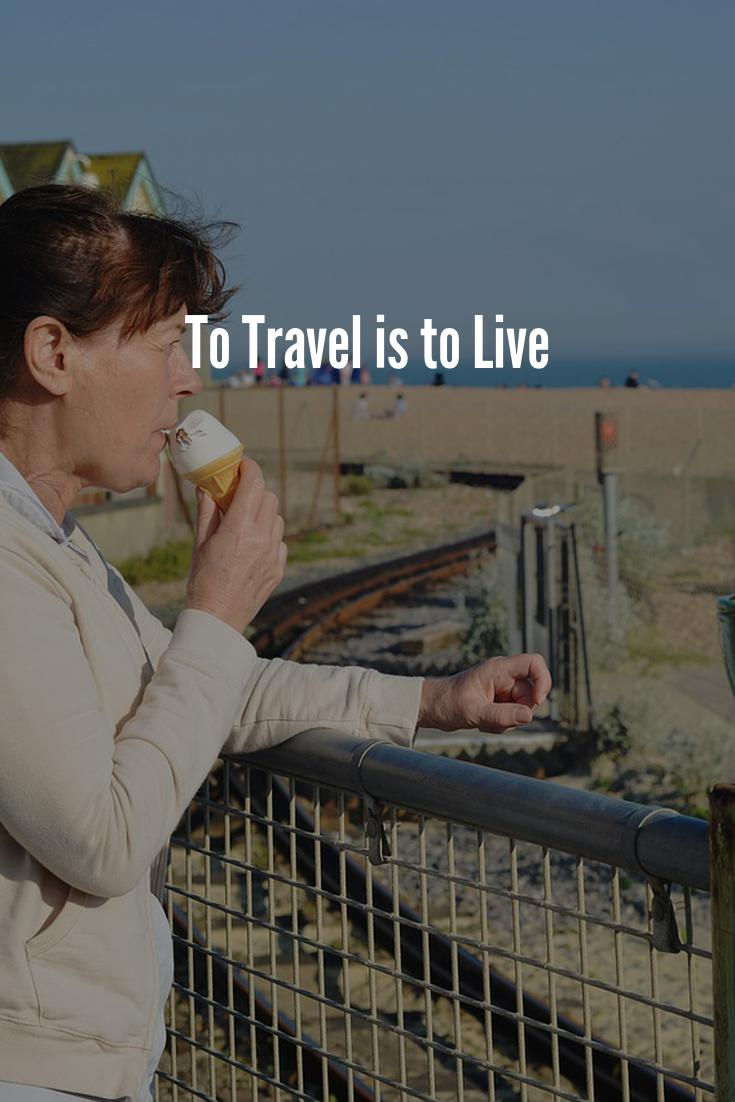
#> input picture pic/template_0.jpg, 735 x 1102 px; the run also reads 1 picture not shown here
$ python -i pixabay.py   (imports and definitions only)   (older library calls are emulated)
#> lines starting #> are read from the running program, lines starting #| are printed output that depends on the picture
import requests
from bs4 import BeautifulSoup
from PIL import Image
import imageio
import numpy as np
from PIL import ImageFont
from PIL import ImageDraw
import textwrap
import csv
import random


# [17 lines left out: function get_picture_link, not called in this run]


def edit_image(imageName,gradient_magnitude=0.5):
    # load image
#> called with imageName = 'pic/template_0.jpg', gradient_magnitude = 0.5
    im = Image.open(imageName)
#> im is the input picture: PIL image 735x1102 RGB; mean R, G, B 89.9, 90.5, 87.4
    if im.mode != 'RGBA':
        im = im.convert('RGBA')
#> im: PIL image 735x1102 RGBA
    width, height = im.size  # Get dimensions
#> width = 735; height = 1102
    # resize image if too small
    if(1102 > height):
     ratio = 1102.0/height
     width = width*ratio
     width = int(width)
     im = im.resize((int(width), 1102), Image.ANTIALIAS)

    left = (width - 735) / 2
#> left = 0
    top = 0
    right = (width + 735) / 2
#> right = 735
    bottom = 1102

    im = im.crop((left, top, right, bottom))

    # put black layer on image
    overlay_color = img_est_blackwhite(imageName)
#> in img_est_blackwhite, `f = imageio.imread(img, as_gray=True)`:
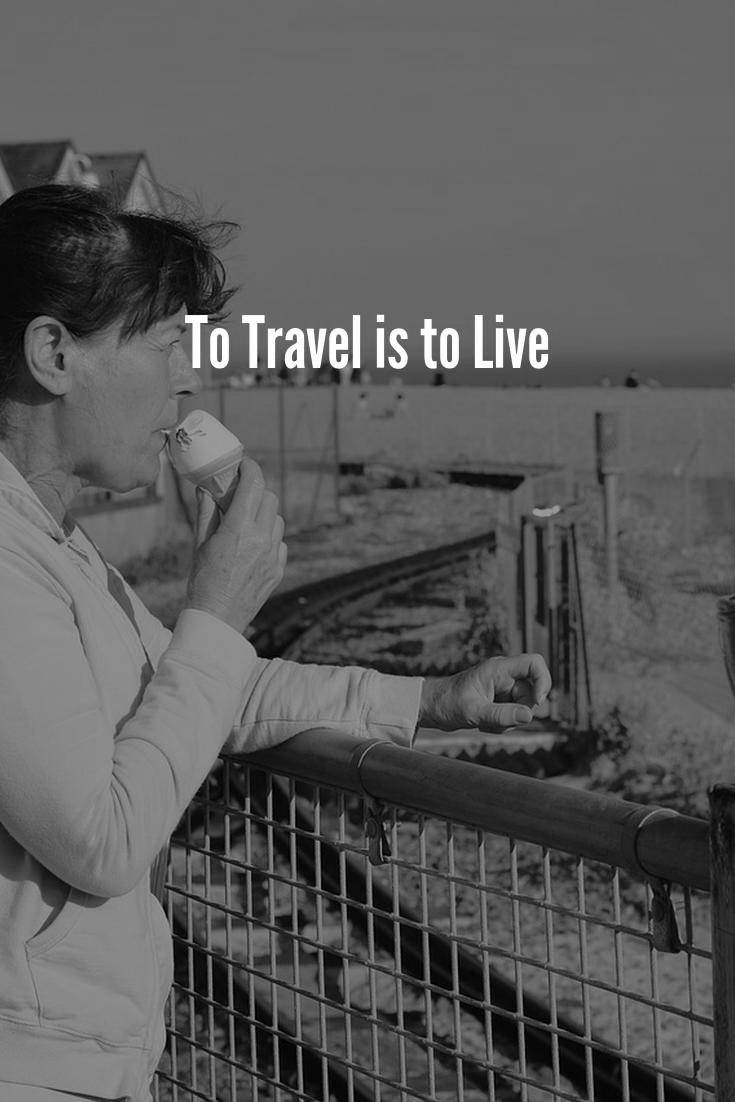
#> f: shape (1102, 735) float32; min 0, max 255, mean 90
#> in img_est_blackwhite, `is_light = np.mean(f) > 127`: is_light = False
#> overlay_color = 'white.png'
    print(overlay_color)
#| white.png
    overlay = Image.open("pic/"+overlay_color)
    overlay = overlay.convert("RGBA")
#> overlay: PIL image 735x1102 RGBA; every value is 255
    overlay_rate = 0.4
    if(overlay_color == "white.png"):
        overlay_rate = 0.2
    new_img = Image.blend(im, overlay, overlay_rate)
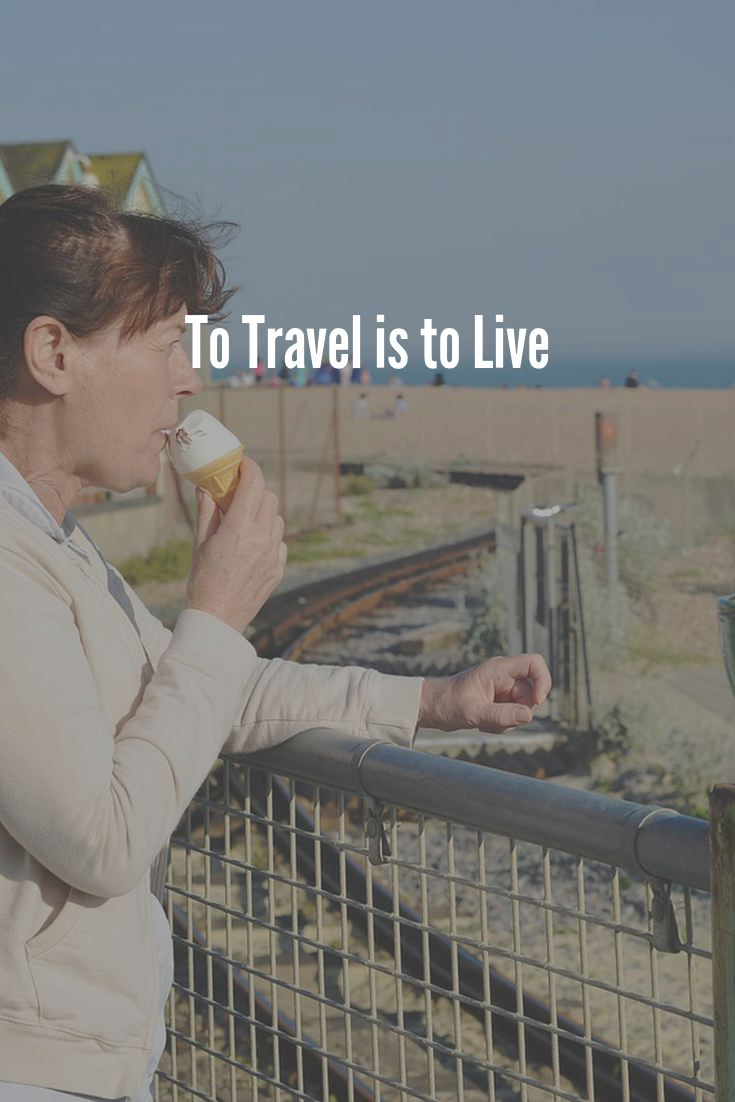
#> new_img: PIL image 735x1102 RGBA; mean R, G, B, A 122.5, 123, 120.5, 255
    new_img = new_img.convert('RGB')
#> new_img: PIL image 735x1102 RGB
    new_img.save(imageName, "JPEG")


def img_est_blackwhite(img):
    f = imageio.imread(img, as_gray=True)
    is_light = np.mean(f) > 127
    return 'black.png' if is_light else 'white.png'

# [55 lines left out: functions write_quote, download_picture, load_quotes, load_pic, main, not called in this run]

# [1 line not run here, left out]

>>> result = edit_image('pic/template_0.jpg')
